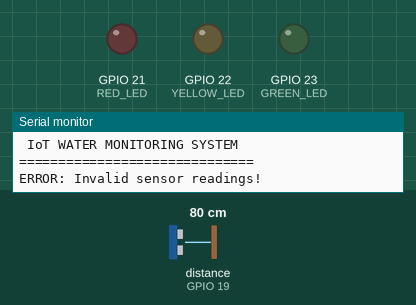
This sketch was run on a simulated ESP32. Parts: output pins drawn as LEDs (lit = HIGH), the last lines printed to the serial monitor. Wiring (inferred from the names in the program): ultrasonic range finder: trigger GPIO 18; echo GPIO 19. The inputs (shaded band) are chosen by the test bench; at power-on: distance to the obstacle (sensor on GPIO 19) 80 cm. The echo pulse lasts 58.3 µs per cm; WiFi joins after 1.5 s; servers stay silent unless stated; uploads are accepted with an empty reply; the local clock reads 2024-03-15 10:24:30 at power-on unless the sketch sets it; pins used as bus, display or sensor lines are not drawn.

Above: at 2.7 s.
2.8 s: distance to the obstacle (sensor on GPIO 19) set to 53 cm
4.4 s: distance to the obstacle (sensor on GPIO 19) set to 46 cm
At 5.7 s:
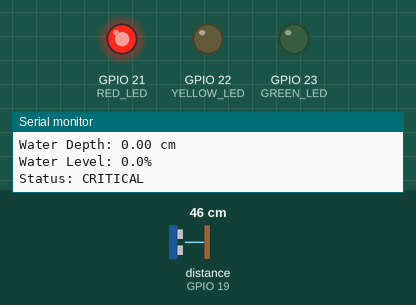
6.1 s: distance to the obstacle (sensor on GPIO 19) set to 8 cm
8.5 s: distance to the obstacle (sensor on GPIO 19) set to 5 cm
At 9.6 s:
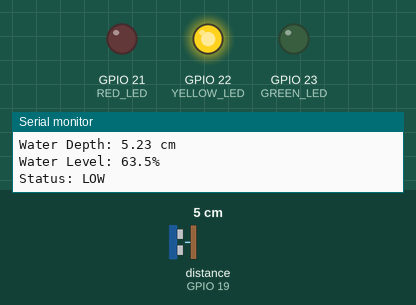
10.2 s: distance to the obstacle (sensor on GPIO 19) set to 2 cm
At 12.8 s:
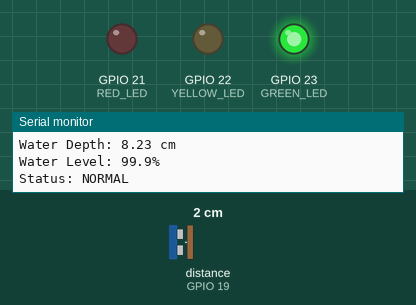
13.1 s: distance to the obstacle (sensor on GPIO 19) set to 9 cm
At 15.4 s:
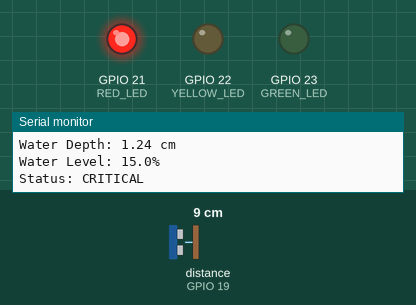
Timing chart, 0 to 16.8 s (numbered marks = the images above; inputs shaded):
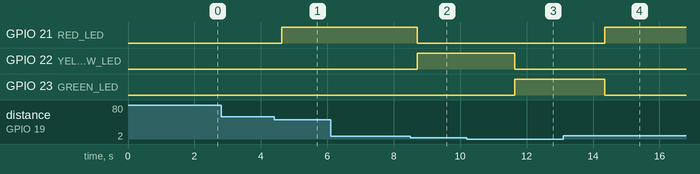

The sketch:

GiftTank.ino
```cpp
// ============================================
// MAJISMART ZAMBIA
// IoT WATER MONITORING SYSTEM
//
// ESP32 + HC-SR04 + LEDs
// Wi-Fi + Supabase Integration
// ============================================

#include <WiFi.h>
#include <WiFiClientSecure.h>
#include <HTTPClient.h>
#include <time.h>

// ============================================
// WI-FI CONFIGURATION
// ============================================

// ENTER YOUR WI-FI DETAILS HERE

const char* WIFI_SSID = "TreshGift";
const char* WIFI_PASSWORD = "tresh123123";

// ============================================
// SUPABASE CONFIGURATION
// ============================================

// Replace with your actual Supabase details

const char* SUPABASE_URL =
  "https://YOUR_PROJECT_REF.supabase.co/functions/v1/receive-reading";

const char* DEVICE_API_KEY =
  "YOUR_DEVICE_API_KEY";

// ============================================
// SENSOR PINS
// ============================================

#define TRIG_PIN 18
#define ECHO_PIN 19

// ============================================
// LED PINS
// ============================================

#define RED_LED 21
#define YELLOW_LED 22
#define GREEN_LED 23

// ============================================
// TANK CONFIGURATION
// ============================================

const char* TANK_ID = "TANK_001";

const float EMPTY_DISTANCE = 10.24;
const float FULL_DISTANCE = 2.0;

// ============================================
// WATER LEVEL THRESHOLDS
// ============================================

const float CRITICAL_THRESHOLD = 7.0;
const float WARNING_THRESHOLD = 4.0;

const float HYSTERESIS = 0.3;

// ============================================
// SENSOR FILTERING
// ============================================

const int NUM_SAMPLES = 5;
const int MIN_VALID_SAMPLES = 3;

// ============================================
// DATA TRANSMISSION
// ============================================

const unsigned long SEND_INTERVAL = 10000;
const unsigned long WIFI_RETRY_INTERVAL = 10000;

unsigned long lastSendTime = 0;
unsigned long lastWiFiAttempt = 0;

// ============================================
// WATER STATUS
// ============================================

enum WaterStatus {
  CRITICAL,
  WARNING,
  SAFE,
  SENSOR_ERROR
};

WaterStatus currentStatus = SENSOR_ERROR;

// ============================================
// HTTPS CLIENT
// ============================================

WiFiClientSecure secureClient;

// ============================================
// MEASURE DISTANCE
// ============================================

float measureDistance() {

  digitalWrite(TRIG_PIN, LOW);
  delayMicroseconds(2);

  digitalWrite(TRIG_PIN, HIGH);
  delayMicroseconds(10);

  digitalWrite(TRIG_PIN, LOW);

  unsigned long duration =
      pulseIn(ECHO_PIN, HIGH, 30000);

  if (duration == 0) {
    return -1;
  }

  float distance = duration * 0.0343 / 2.0;

  if (distance < 2.0 || distance > 50.0) {
    return -1;
  }

  return distance;
}

// ============================================
// MEDIAN FILTER
// ============================================

float getMedianDistance() {

  float readings[NUM_SAMPLES];
  int validCount = 0;

  for (int i = 0; i < NUM_SAMPLES; i++) {

    float distance = measureDistance();

    if (distance > 0) {
      readings[validCount++] = distance;
    }

    delay(70);
  }

  if (validCount < MIN_VALID_SAMPLES) {
    return -1;
  }

  for (int i = 0; i < validCount - 1; i++) {

    for (int j = i + 1; j < validCount; j++) {

      if (readings[j] < readings[i]) {

        float temp = readings[i];
        readings[i] = readings[j];
        readings[j] = temp;
      }
    }
  }

  if (validCount % 2 == 1) {
    return readings[validCount / 2];
  }

  return (
    readings[validCount / 2 - 1] +
    readings[validCount / 2]
  ) / 2.0;
}

// ============================================
// UPDATE WATER STATUS
// ============================================

void updateWaterStatus(float distance) {

  if (currentStatus == SENSOR_ERROR) {

    if (distance >= CRITICAL_THRESHOLD) {
      currentStatus = CRITICAL;
    }

    else if (distance >= WARNING_THRESHOLD) {
      currentStatus = WARNING;
    }

    else {
      currentStatus = SAFE;
    }

    return;
  }

  switch (currentStatus) {

    case CRITICAL:

      if (distance < CRITICAL_THRESHOLD - HYSTERESIS) {

        if (distance < WARNING_THRESHOLD - HYSTERESIS) {
          currentStatus = SAFE;
        }

        else {
          currentStatus = WARNING;
        }
      }

      break;

    case WARNING:

      if (distance >= CRITICAL_THRESHOLD + HYSTERESIS) {
        currentStatus = CRITICAL;
      }

      else if (distance < WARNING_THRESHOLD - HYSTERESIS) {
        currentStatus = SAFE;
      }

      break;

    case SAFE:

      if (distance >= WARNING_THRESHOLD + HYSTERESIS) {

        if (distance >= CRITICAL_THRESHOLD + HYSTERESIS) {
          currentStatus = CRITICAL;
        }

        else {
          currentStatus = WARNING;
        }
      }

      break;

    default:
      currentStatus = SENSOR_ERROR;
      break;
  }
}

// ============================================
// CONTROL LEDs
// ============================================

void updateLEDs() {

  digitalWrite(RED_LED, LOW);
  digitalWrite(YELLOW_LED, LOW);
  digitalWrite(GREEN_LED, LOW);

  switch (currentStatus) {

    case CRITICAL:
      digitalWrite(RED_LED, HIGH);
      break;

    case WARNING:
      digitalWrite(YELLOW_LED, HIGH);
      break;

    case SAFE:
      digitalWrite(GREEN_LED, HIGH);
      break;

    case SENSOR_ERROR:
      break;
  }
}

// ============================================
// STATUS TO DATABASE TEXT
// ============================================

const char* getStatusText() {

  switch (currentStatus) {

    case CRITICAL:
      return "CRITICAL";

    case WARNING:
      return "LOW";

    case SAFE:
      return "NORMAL";

    default:
      return "SENSOR_ERROR";
  }
}

// ============================================
// CONNECT TO WI-FI
// ============================================

void connectWiFi() {

  if (WiFi.status() == WL_CONNECTED) {
    return;
  }

  Serial.println();
  Serial.println("Connecting to Wi-Fi...");

  WiFi.begin(WIFI_SSID, WIFI_PASSWORD);

  unsigned long startTime = millis();

  while (
    WiFi.status() != WL_CONNECTED &&
    millis() - startTime < 10000
  ) {

    delay(500);
    Serial.print(".");
  }

  if (WiFi.status() == WL_CONNECTED) {

    Serial.println();
    Serial.println("Wi-Fi connected!");

    Serial.print("IP Address: ");
    Serial.println(WiFi.localIP());

  } else {

    Serial.println();
    Serial.println("Wi-Fi connection failed.");
  }
}

// ============================================
// GENERATE JSON
// ============================================

String generateJSON(
  float distance,
  float waterDepth,
  float waterPercentage
) {

  String json = "{";

  json += "\"tank_id\":\"";
  json += TANK_ID;
  json += "\",";

  json += "\"distance_cm\":";
  json += String(distance, 2);
  json += ",";

  json += "\"water_depth_cm\":";
  json += String(waterDepth, 2);
  json += ",";

  json += "\"water_level_percent\":";
  json += String(waterPercentage, 1);
  json += ",";

  json += "\"status\":\"";
  json += getStatusText();
  json += "\"";

  json += "}";

  return json;
}

// ============================================
// SEND DATA TO SUPABASE
// ============================================

void sendToSupabase(String jsonData) {

  if (WiFi.status() != WL_CONNECTED) {

    Serial.println("Cannot send: Wi-Fi disconnected.");
    return;
  }

  HTTPClient http;

  if (!http.begin(secureClient, SUPABASE_URL)) {

    Serial.println("HTTP initialization failed.");
    return;
  }

  http.setTimeout(10000);

  http.addHeader(
    "Content-Type",
    "application/json"
  );

  http.addHeader(
    "X-Device-Key",
    DEVICE_API_KEY
  );

  Serial.println();
  Serial.println("Sending JSON to Supabase:");
  Serial.println(jsonData);

  int responseCode = http.POST(jsonData);

  Serial.print("HTTP Response Code: ");
  Serial.println(responseCode);

  if (responseCode > 0) {

    Serial.println("Server Response:");
    Serial.println(http.getString());

    if (responseCode >= 200 && responseCode < 300) {
      Serial.println("Data sent successfully!");
    }

  } else {

    Serial.print("HTTP Error: ");
    Serial.println(http.errorToString(responseCode));
  }

  http.end();
}

// ============================================
// SETUP
// ============================================

void setup() {

  Serial.begin(115200);

  pinMode(TRIG_PIN, OUTPUT);
  pinMode(ECHO_PIN, INPUT);

  pinMode(RED_LED, OUTPUT);
  pinMode(YELLOW_LED, OUTPUT);
  pinMode(GREEN_LED, OUTPUT);

  digitalWrite(TRIG_PIN, LOW);

  updateLEDs();

  WiFi.mode(WIFI_STA);

  connectWiFi();

  // Synchronize ESP32 clock
  if (WiFi.status() == WL_CONNECTED) {

    configTime(
      0,
      0,
      "pool.ntp.org",
      "time.google.com"
    );

    Serial.println("Synchronizing time...");

    struct tm timeinfo;

    if (getLocalTime(&timeinfo, 10000)) {
      Serial.println("Time synchronized!");
    } else {
      Serial.println("Time synchronization failed.");
    }
  }

  // IMPORTANT:
  // HTTPS certificate verification requires
  // a trusted CA certificate.
  //
  // Add secureClient.setCACert(ROOT_CA_CERT)
  // with the appropriate certificate before
  // sending real API credentials.

  Serial.println();
  Serial.println("==============================");
  Serial.println("       MAJISMART ZAMBIA");
  Serial.println(" IoT WATER MONITORING SYSTEM");
  Serial.println("==============================");
}

// ============================================
// MAIN LOOP
// ============================================

void loop() {

  float distance = getMedianDistance();

  if (distance < 0) {

    currentStatus = SENSOR_ERROR;
    updateLEDs();

    Serial.println("ERROR: Invalid sensor readings!");

    delay(1000);
    return;
  }

  // Calculate water depth
  float waterDepth = EMPTY_DISTANCE - distance;

  waterDepth = constrain(
    waterDepth,
    0,
    EMPTY_DISTANCE - FULL_DISTANCE
  );

  // Calculate water percentage
  float waterPercentage =
      ((EMPTY_DISTANCE - distance) /
       (EMPTY_DISTANCE - FULL_DISTANCE)) * 100.0;

  waterPercentage =
      constrain(waterPercentage, 0, 100);

  updateWaterStatus(distance);
  updateLEDs();

  Serial.println();
  Serial.println("------------------------------");

  Serial.print("Distance: ");
  Serial.print(distance, 2);
  Serial.println(" cm");

  Serial.print("Water Depth: ");
  Serial.print(waterDepth, 2);
  Serial.println(" cm");

  Serial.print("Water Level: ");
  Serial.print(waterPercentage, 1);
  Serial.println("%");

  Serial.print("Status: ");
  Serial.println(getStatusText());

  // Generate JSON
  String jsonData = generateJSON(
    distance,
    waterDepth,
    waterPercentage
  );

  // Send every 10 seconds
  if (millis() - lastSendTime >= SEND_INTERVAL) {

    lastSendTime = millis();

    if (WiFi.status() != WL_CONNECTED) {
      connectWiFi();
    }

    sendToSupabase(jsonData);
  }

  delay(1000);
}
```

Measured:
- the behaviour switches between 51 and 50 cm on distance to the obstacle (sensor on GPIO 19) (found by bisection; images 0 and 1)
- the behaviour switches between 7 and 6 cm on distance to the obstacle (sensor on GPIO 19) (found by bisection; images 1 and 2)
- the behaviour switches between 4 and 3 cm on distance to the obstacle (sensor on GPIO 19) (found by bisection; images 2 and 3)
- after the input at 4.4 s, GPIO 21 (RED_LED): LOW → HIGH after 0.23 s
- after the input at 8.5 s, GPIO 21 (RED_LED): HIGH → LOW after 0.21 s; GPIO 22 (YELLOW_LED): LOW → HIGH after 0.21 s
- after the input at 10.2 s, GPIO 22 (YELLOW_LED): HIGH → LOW after 1.4 s; GPIO 23 (GREEN_LED): LOW → HIGH after 1.4 s
- after the input at 13.1 s, GPIO 21 (RED_LED): LOW → HIGH after 1.3 s; GPIO 23 (GREEN_LED): HIGH → LOW after 1.3 s
